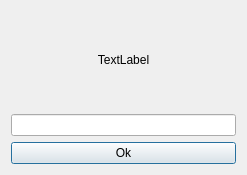
<?xml version="1.0" encoding="UTF-8"?>
<ui version="4.0">
 <class>CaptchaImageDialog</class>
 <widget class="QDialog" name="CaptchaImageDialog">
  <property name="geometry">
   <rect>
    <x>0</x>
    <y>0</y>
    <width>247</width>
    <height>175</height>
   </rect>
  </property>
  <property name="contextMenuPolicy">
   <enum>Qt::DefaultContextMenu</enum>
  </property>
  <property name="windowTitle">
   <string>Captcha</string>
  </property>
  <layout class="QVBoxLayout" name="verticalLayout">
   <item>
    <widget class="QLabel" name="label_CaptchaImage">
     <property name="text">
      <string>TextLabel</string>
     </property>
     <property name="alignment">
      <set>Qt::AlignCenter</set>
     </property>
    </widget>
   </item>
   <item>
    <widget class="QLineEdit" name="lineEdit_CaptchaText"/>
   </item>
   <item>
    <widget class="QPushButton" name="pushButton_Ok">
     <property name="text">
      <string>Ok</string>
     </property>
    </widget>
   </item>
  </layout>
 </widget>
 <resources/>
 <connections/>
</ui>
